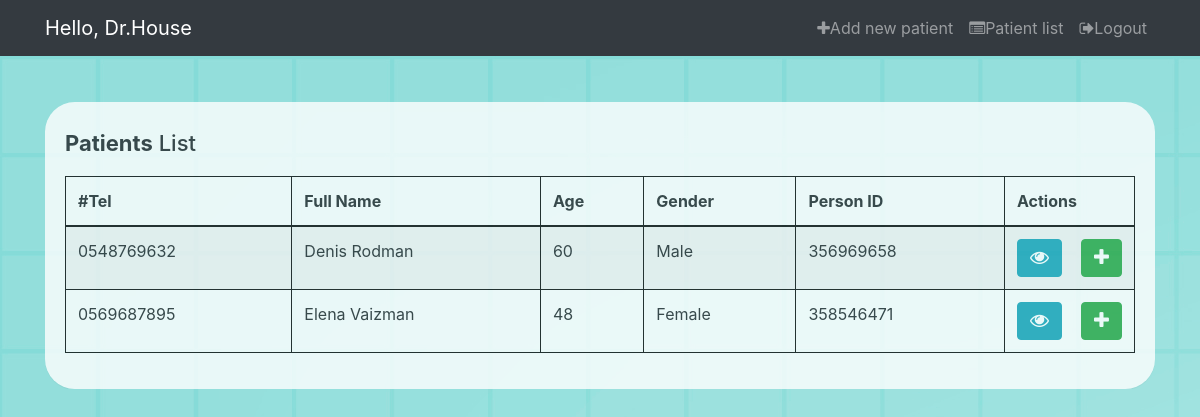
Page /patients (signed in) on the earlier database version.
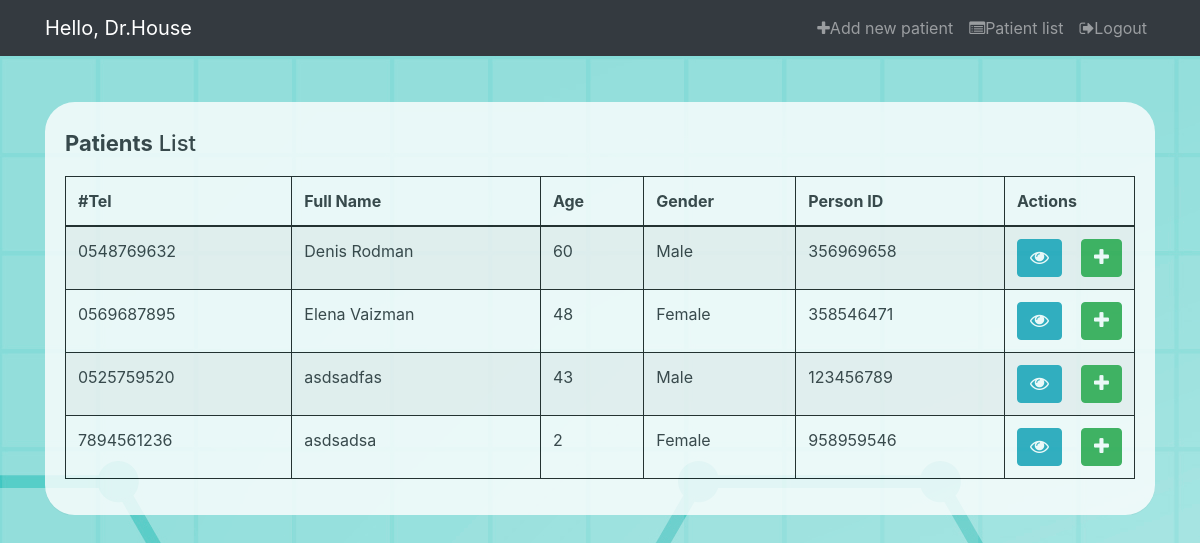
Same page on the later database version.
### patient/models.py (models this page shows, shortened)
class Patient(models.Model):
    fullName        = models.CharField(max_length=100, default ='Mendy')
    personID        = models.CharField(max_length=9, unique=True)
    tel             = models.CharField(max_length=10, default ='')
    gender          = models.CharField(max_length=10,default ='Male')
    age             = models.IntegerField()
    health_param    = models.OneToOneField(HealthParameters, models.SET_NULL,blank= True, null= True)
    questionnaire   = models.OneToOneField(Questionnaire, models.SET_NULL,blank= True, null= True)
    objects         = PatientManager()

### patient/views.py (the view)
# urls.py: path("patients", views.patients, name='patients'),
@login_required
def patients (request):
    patients = Patient.objects.all()
    return render(request, 'patients.html', {'patients': patients})

### templates/patients.html (shortened to what this page needs)
{% extends 'base.html' %}
{% load static %}
{% block head %}
<link rel="stylesheet" href="https://stackpath.bootstrapcdn.com/bootstrap/4.5.0/css/bootstrap.min.css">
<link rel="stylesheet" href="https://maxcdn.bootstrapcdn.com/font-awesome/4.7.0/css/font-awesome.min.css">
<link rel="stylesheet" href="{% static 'css/patients.css' %}">
{% endblock %}
{% block content %}
<br>
<br>
<br>
<div class="container-xl">
    <div class="table-responsive">
        <div class="table-wrapper">
            <div class="table-title">
                <div class="row">
                    <div class="col-sm-8"><h2><b>Patients</b> List</h2></div>
                    <div class="col-sm-4">
                    </div>
                </div>
            </div>
            <table class="table table-striped table-hover table-bordered">
                <thead>
                    <tr>
                        <th>#Tel</th>
                        <th>Full Name</th>
                        <th>Age </th>
                        <th>Gender</th>
                        <th>Person ID </th>
                        <th>Actions</th>
                    </tr>
                </thead>
                <tbody>
                {% for patient in patients %}
                    <tr>
                        <td >{{patient.tel}}</td>
                        <td >{{patient.fullName}}</td>
                        <td>{{patient.age}}</td>
                        <td>{{patient.gender}}</td>
                        <td>{{patient.personID}}</td>
                        <td>
                            <form action="getVisits" method="post">
                             <button style="float: left;" class="btn btn-info"  title="View history" data-toggle="tooltip" type="submit" value="{{patient.id}}" name="id" ><i class="fa fa-eye" aria-hidden="true" > </i></button>
                            </form>
                            <form action="newVisit" method="post">
                            <button style="float: right;" class="btn btn-success" title="Add visit" data-toggle="tooltip" type="submit" value="{{patient.id}}" name="id" ><i class="fa fa-plus" aria-hidden="true" ></i></button>
                            </form>
                        </td>
                    </tr>
                {%endfor%}
                </tbody>
            </table>
        </div>
    </div>
</div>
{% endblock %}

Differences in the rows shown:
added Patient: tel "0525759520", fullName "asdsadfas", age "43", gender "Male", personID "123456789", {{ patient.id }} 12 (drawn)
added Patient: tel "7894561236", fullName "asdsadsa", age "2", gender "Female", personID "958959546", {{ patient.id }} 13 (drawn)
